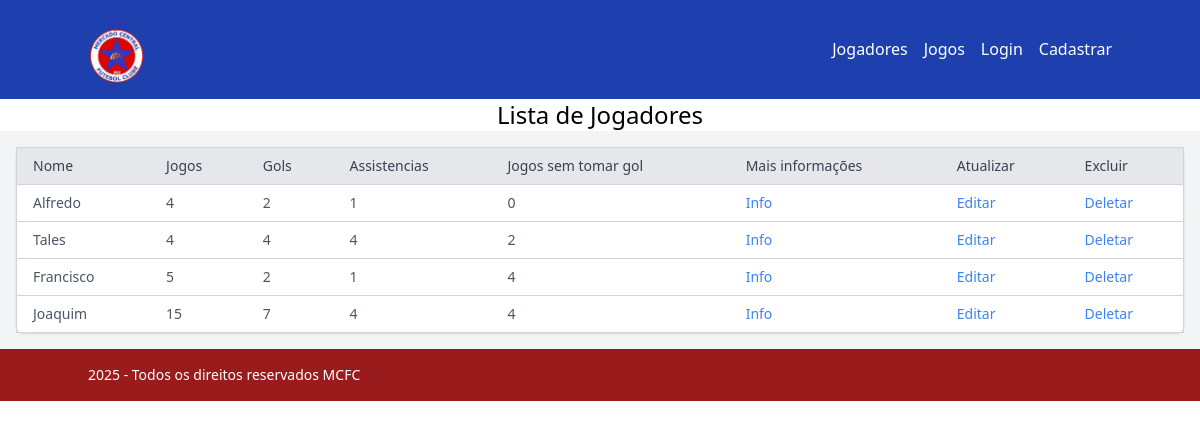
Screenshot of /jogadores/ with the database file from the repository.
### jogadores/models.py (models this page shows, shortened)
class Jogador(models.Model):
  id = models.UUIDField(primary_key=True, default=uuid.uuid4, editable=False)
  jogador = models.OneToOneField(NewUser, on_delete=models.CASCADE)
  jogos = models.IntegerField(blank=True, null=True, default=None)
  gols = models.IntegerField(blank=True, null=True, default=None)
  assistencias = models.IntegerField(blank=True, null=True,default=None )
  clean_sheet = models.IntegerField(blank=True, null=True, default=None)
  mvp = models.IntegerField(blank=True, null=True, default=None)

### usuarios/models.py (models this page shows, shortened)
class NewUser(AbstractUser):
  id = models.UUIDField(primary_key=True, default=uuid.uuid4, editable=False)
  email = models.EmailField(max_length=255, unique=True,blank=True,null=True)
  posicoes = (
    ('GK', 'goleiro'),
    ('ZG', 'zagueiro'),
    ('LD', 'lateral direito'),
    ('LE', 'lateral esquerdo'),
    ('VOL', 'volante'),
    ('MEI', 'meio-campista'),
    ('AT', 'atacante')
  )
  posicao = models.CharField(max_length=3, choices=posicoes,blank=False,null=False)
  descricao = models.TextField(blank=True,null=True)
  foto_perfil = models.ImageField(upload_to='fotos/',blank=True, null=True, default=None)

### jogadores/views.py (the view)
# urls.py: path('',JogadorListView.as_view(), name='jogadores'),
class JogadorListView(ListView):
  model = Jogador
  template_name = "jogadores/jogadores.html"
  context_object_name = "jogadores"

### jogadores/templates/jogadores/jogadores.html
{% extends "base.html" %}
{% block content %}
<h1 class="flex justify-center text-2xl">Lista de Jogadores</h1>
  <div class="overflow-x-auto p-4 bg-gray-100" >
    <table class="min-w-full border border-gray-300 bg-white rounded-lg shadow">
      <thead class="bg-gray-200">
        <tr>
          <th class="px-4 py-2 text-left text-sm font-medium text-gray-700 border-b border-gray-300">
            Nome
          </th>
          <th class="px-4 py-2 text-left text-sm font-medium text-gray-700 border-b border-gray-300">
            Jogos
          </th>
          <th class="px-4 py-2 text-left text-sm font-medium text-gray-700 border-b border-gray-300">
            Gols
          </th>
          <th class="px-4 py-2 text-left text-sm font-medium text-gray-700 border-b border-gray-300">
            Assistencias
          </th>
          <th class="px-4 py-2 text-left text-sm font-medium text-gray-700 border-b border-gray-300">
            Jogos sem tomar gol
          </th>
          <th class="px-4 py-2 text-left text-sm font-medium text-gray-700 border-b border-gray-300">
            Mais informações
          </th>
          <th class="px-4 py-2 text-left text-sm font-medium text-gray-700 border-b border-gray-300">
            Atualizar
          </th>
          <th class="px-4 py-2 text-left text-sm font-medium text-gray-700 border-b border-gray-300">
            Excluir
          </th>
        </tr>
      </thead>
      {% for jogador in jogadores %}
      <tbody>
        <tr class="hover:bg-gray-100">
          <td class="px-4 py-2 text-sm text-gray-600 border-b border-gray-300">
            {{ jogador.jogador.first_name }}
          </td>
          <td class="px-4 py-2 text-sm text-gray-600 border-b border-gray-300">
            {{ jogador.jogos }}
          </td>
          <td class="px-4 py-2 text-sm text-gray-600 border-b border-gray-300">
            {{ jogador.gols }}
          </td>
          <td class="px-4 py-2 text-sm text-gray-600 border-b border-gray-300">
            {{ jogador.assistencias }}
          </td>
          <td class="px-4 py-2 text-sm text-gray-600 border-b border-gray-300">
            {{ jogador.clean_sheet }}
          </td>
          <td class="px-4 py-2 text-sm text-gray-600 border-b border-gray-300">
            <a
              class="text-blue-500 hover:underline"
              href="{% url 'detalhe_jogador' jogador.id %}">
              Info
            </a>
            <td class="px-4 py-2 text-sm text-gray-600 border-b border-gray-300">
              <a
                class="text-blue-500 hover:underline"
                href="{% url 'atualizar_jogador' jogador.id %}">
                Editar
              </a>
          </td>
          <td class="px-4 py-2 text-sm text-gray-600 border-b border-gray-300">
            <a
              class="text-blue-500 hover:underline"
              href="{% url 'deletar_jogador' jogador.id %}">
              Deletar
            </a>
        </td>
        </tr>
      </tbody>
      {% endfor %}
    </table>
  </div>
{% endblock %}

### rows the page displays
Jogador: jogador.first_name "Alfredo", jogos "4", gols "2", assistencias "1", clean_sheet "0"
Jogador: jogador.first_name "Tales", jogos "4", gols "4", assistencias "4", clean_sheet "2"
Jogador: jogador.first_name "Francisco", jogos "5", gols "2", assistencias "1", clean_sheet "4"
Jogador: jogador.first_name "Joaquim", jogos "15", gols "7", assistencias "4", clean_sheet "4"
